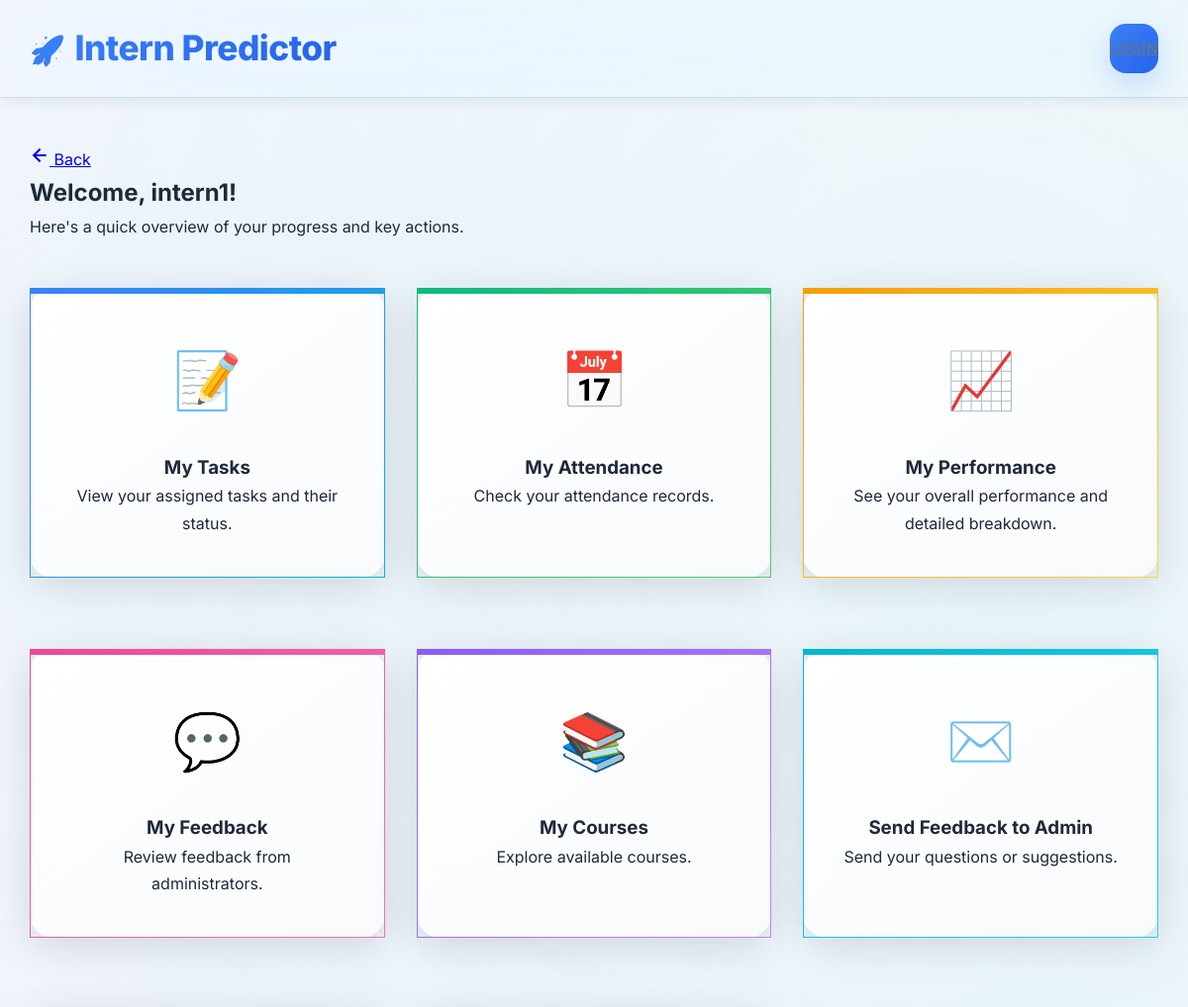
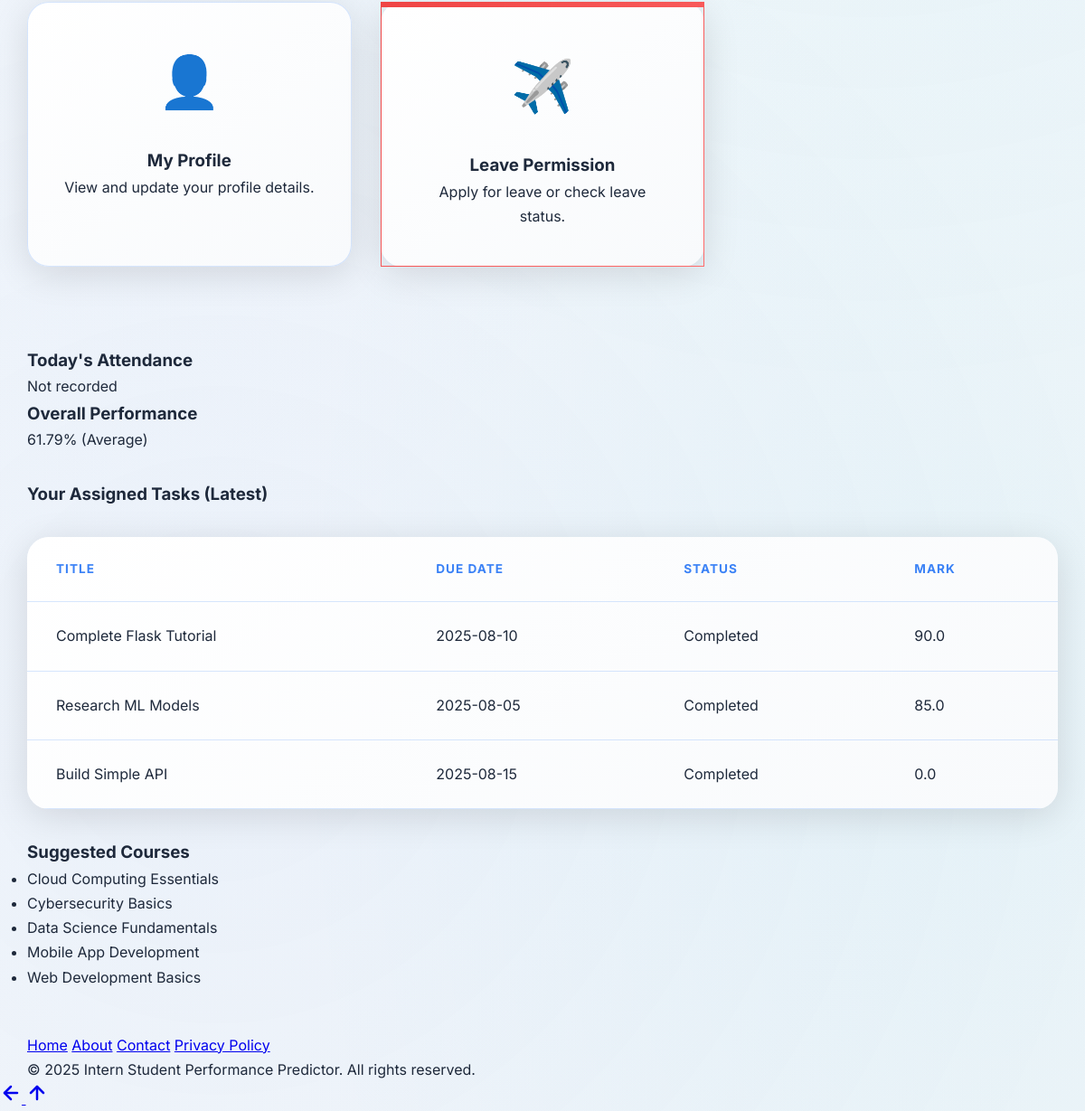
The page /student/dashboard (signed in) on the database its author committed (2 pictures, top to bottom).
### tables this page shows
CREATE TABLE tasks (
            id INTEGER PRIMARY KEY AUTOINCREMENT,
            student_id INTEGER NOT NULL, -- FK to students.id
            course_id INTEGER, -- New: Link task to a course
            title TEXT NOT NULL,
            description TEXT,
            due_date TEXT,
            status TEXT DEFAULT 'pending', -- 'pending', 'completed', 'overdue'
            mark REAL DEFAULT 0, -- Task mark (0-100)
            FOREIGN KEY (student_id) REFERENCES students(id),
            FOREIGN KEY (course_id) REFERENCES courses(id)
        );

CREATE TABLE courses (
            id INTEGER PRIMARY KEY AUTOINCREMENT,
            name TEXT UNIQUE NOT NULL,
            total_expected_tasks INTEGER DEFAULT 10 -- New: For course completion calculation
        );

### app.py (the view)
@app.route('/student/dashboard')
def intern_dashboard():
    if not is_intern_logged_in():
        return redirect(url_for('login'))
    conn = sqlite3.connect(DATABASE)
    cursor = conn.cursor()
    cursor.execute("SELECT id, name, email FROM students WHERE user_id = ?", (session['user_id'],))
    student_data_row = cursor.fetchone()
    assigned_tasks = []
    suggested_courses = []
    today_attendance_status = "Not Recorded"
    overall_performance_data = {'overall_score': 0, 'category': 'N/A'}
    student_profile_data = {} # To hold profile details
    if student_data_row:
        current_student_db_id = student_data_row[0]
        student_profile_data = {
            'id': current_student_db_id, # Use actual DB ID here for consistency
            'name': student_data_row[1],
            'email': student_data_row[2]
        }
        cursor.execute("SELECT title, description, due_date, status, mark FROM tasks WHERE student_id = ?", (current_student_db_id,))
        assigned_tasks = cursor.fetchall()
        cursor.execute("SELECT name FROM courses ORDER BY name")
        suggested_courses = [row[0] for row in cursor.fetchall()]
        today_date = datetime.now().strftime('%Y-%m-%d')
        cursor.execute("SELECT status FROM attendance WHERE student_id = ? AND date = ?", (current_student_db_id, today_date))
        attendance_result = cursor.fetchone()
        if attendance_result:
            today_attendance_status = attendance_result[0]
        overall_performance_data = calculate_overall_performance_score(current_student_db_id)
    conn.close()
    return render_template('intern_dashboard.html',
                           username=session['username'],
                           tasks=assigned_tasks,
                           suggested_courses=suggested_courses,
                           today_attendance_status=today_attendance_status,
                           predicted_performance=overall_performance_data['category'], # Pass category for card
                           overall_score=overall_performance_data['overall_score'], # Pass score for progress bar
                           student_profile_data=student_profile_data)

### app.py (called while the page is built)
def is_intern_logged_in():
    return 'role' in session and session['role'] == 'intern'

def calculate_attendance_rate(student_db_id):
    conn = sqlite3.connect(DATABASE)
    cursor = conn.cursor()
    cursor.execute("SELECT COUNT(*) FROM attendance WHERE student_id = ?", (student_db_id,))
    total_days = cursor.fetchone()[0]
    cursor.execute("SELECT COUNT(*) FROM attendance WHERE student_id = ? AND status = 'present'", (student_db_id,))
    present_days = cursor.fetchone()[0]
    conn.close()
    return present_days / total_days if total_days > 0 else 0.0

def calculate_average_task_mark(student_db_id):
    conn = sqlite3.connect(DATABASE)
    cursor = conn.cursor()
    cursor.execute("SELECT AVG(mark) FROM tasks WHERE student_id = ? AND status = 'completed'", (student_db_id,))
    avg_mark = cursor.fetchone()[0]
    conn.close()
    return avg_mark if avg_mark is not None else 0.0

def calculate_average_feedback_score_numeric(student_db_id):
    conn = sqlite3.connect(DATABASE)
    cursor = conn.cursor()
    feedback_category_map = {'Poor': 0, 'Average': 1, 'Good': 2, 'Excellent': 3}
    cursor.execute("SELECT feedback_category FROM feedback WHERE student_id = ?", (student_db_id,))
    feedback_categories = cursor.fetchall()
    numeric_values = []
    for category_tuple in feedback_categories:
        category = category_tuple[0]
        if category in feedback_category_map:
            numeric_values.append(feedback_category_map[category])
    conn.close()
    avg_numeric = np.mean(numeric_values) if numeric_values else 0.0
    return (avg_numeric / 3.0) * 100.0 # Scale to 0-100

def calculate_average_behaviour_rating(student_db_id):
    conn = sqlite3.connect(DATABASE)
    cursor = conn.cursor()
    cursor.execute("SELECT AVG(rating) FROM behaviour_ratings WHERE student_id = ?", (student_db_id,))
    avg_rating = cursor.fetchone()[0]
    conn.close()
    return ((avg_rating - 1) / 4.0) * 100.0 if avg_rating is not None else 0.0

### templates/intern_dashboard.html (shortened to what this page needs)
{% extends "base.html" %}
{% block content %}
    <h2>Welcome, {{ username }}!</h2>
    <p>Here's a quick overview of your progress and key actions.</p>
    <div class="dashboard-cards">
        <a href="{{ url_for('intern_tasks') }}" class="card" data-color="blue">
            <div class="icon">📝</div>
            <h3>My Tasks</h3>
            <p>View your assigned tasks and their status.</p>
        </a>
        <a href="{{ url_for('intern_attendance') }}" class="card" data-color="green">
            <div class="icon">📅</div>
            <h3>My Attendance</h3>
            <p>Check your attendance records.</p>
        </a>
        <a href="{{ url_for('intern_performance') }}" class="card" data-color="orange">
            <div class="icon">📈</div>
            <h3>My Performance</h3>
            <p>See your overall performance and detailed breakdown.</p>
        </a>
        <a href="{{ url_for('intern_feedback') }}" class="card" data-color="pink">
            <div class="icon">💬</div>
            <h3>My Feedback</h3>
            <p>Review feedback from administrators.</p>
        </a>
        <a href="{{ url_for('intern_courses') }}" class="card" data-color="purple">
            <div class="icon">📚</div>
            <h3>My Courses</h3>
            <p>Explore available courses.</p>
        </a>
        <a href="{{ url_for('intern_send_feedback') }}" class="card" data-color="teal">
            <div class="icon">✉️</div>
            <h3>Send Feedback to Admin</h3>
            <p>Send your questions or suggestions.</p>
        </a>
        <a href="{{ url_for('intern_profile') }}" class="card" data-color="gray">
            <div class="icon">👤</div>
            <h3>My Profile</h3>
            <p>View and update your profile details.</p>
        </a>
        <a href="{{ url_for('intern_leave_permission') }}" class="card" data-color="red">
            <div class="icon">✈️</div>
            <h3>Leave Permission</h3>
            <p>Apply for leave or check leave status.</p>
        </a>
    </div>
    <div class="dashboard-stats">
        <div class="stat-card">
            <h3>Today's Attendance</h3>
            <p>{{ today_attendance_status|capitalize }}</p>
        </div>
        <div class="stat-card">
            <h3>Overall Performance</h3>
            <p>{{ overall_score }}% ({{ predicted_performance }})</p>
        </div>
    </div>
    <div class="info-section" style="margin-top: 30px;">
        <h3>Your Assigned Tasks (Latest)</h3>
        {% if tasks %}
            <table>
                <thead>
                    <tr>
                        <th>Title</th>
                        <th>Due Date</th>
                        <th>Status</th>
                        <th>Mark</th>
                    </tr>
                </thead>
                <tbody>
                    {% for task in tasks %}
                        <tr>
                            <td>{{ task[0] }}</td>
                            <td>{{ task[2] }}</td>
                            <td>{{ task[3]|capitalize }}</td>
                            <td>{{ task[4] if task[4] is not none else 'N/A' }}</td>
                        </tr>
                    {% endfor %}
                </tbody>
            </table>
        {% else %}
            <p>No tasks assigned to you yet.</p>
        {% endif %}
    </div>
    <div class="info-section" style="margin-top: 30px;">
        <h3>Suggested Courses</h3>
        {% if suggested_courses %}
            <ul>
                {% for course in suggested_courses %}
                    <li>{{ course }}</li>
                {% endfor %}
            </ul>
        {% else %}
            <p>No courses available at the moment.</p>
        {% endif %}
    </div>
{% endblock %}

### rows shown on the page
tasks: title "Complete Flask Tutorial", due_date "2025-08-10", status "Completed", mark "90.0"
tasks: title "Research ML Models", due_date "2025-08-05", status "Completed", mark "85.0"
tasks: title "Build Simple API", due_date "2025-08-15", status "Completed", mark "0.0"
courses: name "Cloud Computing Essentials"
courses: name "Cybersecurity Basics"
courses: name "Data Science Fundamentals"
courses: name "Mobile App Development"
courses: name "Web Development Basics"

### other values the page prints
{{ username }} "intern1"
{{ today_attendance_status|capitalize }} "Not recorded"
{{ overall_score }} "61.79"
{{ predicted_performance }} "Average"
